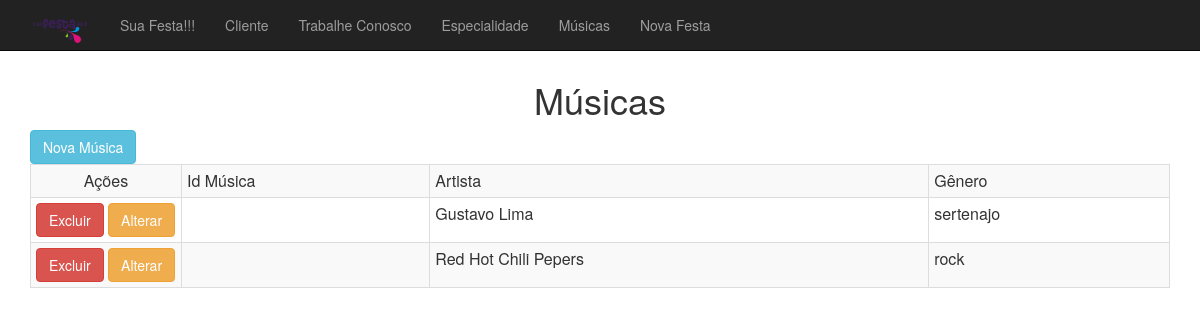
The app's page /musica/index.php, older data.
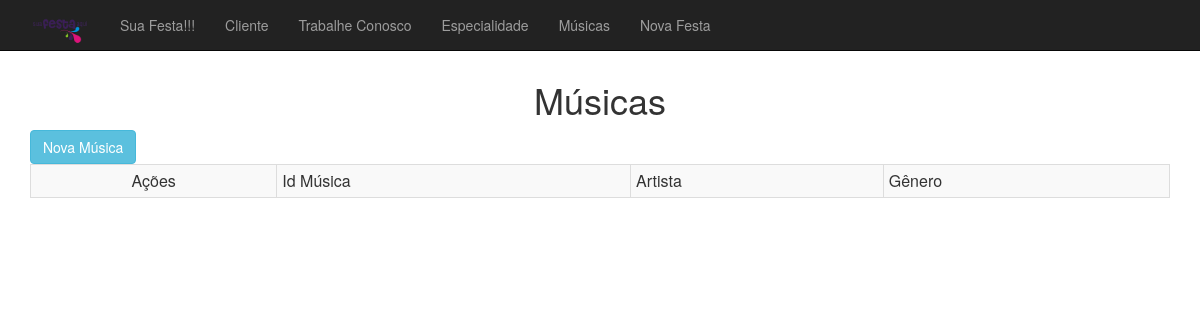
The same page, newer data.
### tables this page shows
CREATE TABLE IF NOT EXISTS `musica` (
  `id_musica` INT(11) NOT NULL AUTO_INCREMENT,
  `artista` VARCHAR(45) NOT NULL,
  `genero` VARCHAR(45) NOT NULL,
  PRIMARY KEY (`id_musica`));

### musica/Musica.php (called while the page is built, shortened)
<?php
include_once '../Conexao.php';
class Musica
{
    public function recuperarDados()
    {
        $conexao = new Conexao();
        $sql = "select * from musica";
        return $conexao->recuperarDados($sql);
    }
}

### Conexao.php (called while the page is built, shortened)
<?php
class Conexao {
	protected $conexao;
	public function conectar()
	{
		$this->conexao = new PDO('mysql:host=localhost;dbname=projetointegrador;charset=utf8', 'root', '');
	}
	public function desconectar()
	{
		$this->conexao = null;
	}
	public function recuperarDados($sql)
	{
        $retorno = $this->conexao->query($sql)->fetchAll(PDO::FETCH_ASSOC);
		return $retorno;
	}
}

### musica/index.php (the view)
<?php
include_once '../musica/Musica.php';
$musica = new Musica();
$arMusica = $musica->recuperarDados();
include_once '../cabecalho.php';
?>
    <h1 class="text-center">Músicas</h1>
    <a class="btn btn-info" href=formulario.php>Nova Música</a>
    <table class="table table-bordered table-hover table-striped table-condensed">
        <tr>
            <td align="center">Ações</td>
            <td>Id Música</td>
            <td>Artista</td>
            <td>Gênero</td>
        </tr>
        <?php foreach ($arMusica as $musica) {
            echo "
            <tr>
                <td style='width: 151px'><a href='processamento.php?acao=excluir&id_musica={$musica['id_musica']}' class='btn btn-danger'>Excluir</a>
                    <a href='formulario.php?id_musica={$musica['id_musica']}' class='btn btn-warning'>Alterar</a>
                </td>
                <td>{$musica['id_musica']}</td>
                <td>{$musica['artista']}</td>
                <td>{$musica['genero']}</td>
            </tr>
            ";
        } ?>
    </table>
<?php
include_once '../rodape.php';

Row changes from the older to the newer data that the page shows:
removed musica: artista "Gustavo Lima", genero "sertenajo"
removed musica: artista "Red Hot Chili Pepers", genero "rock"
